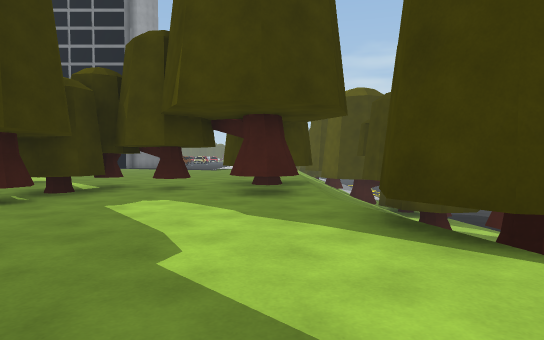
View 1 (above)

24 first-person views from a walk through a scene from a Unity 3-D project. The camera is 1.2 m above the floor, tilts 2° down and sees 75° across. The floor is counted in squares, 2 m on a side. Each view is taken from the middle of a square. On the plan, view 1 faces up. The plan holds only what a view shows up to about 10 squares ahead; the rest is blank. The place goes on beyond the plan. Surface patterns are stand-ins for the level's own textures.

View 2
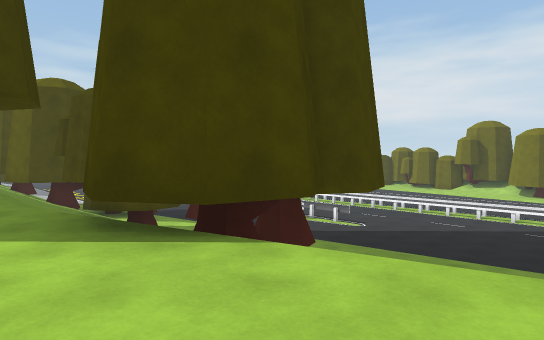

View 3
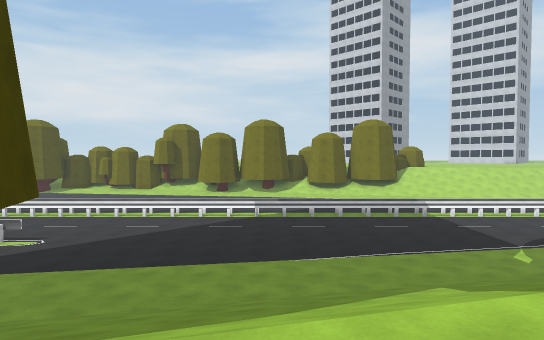

View 4
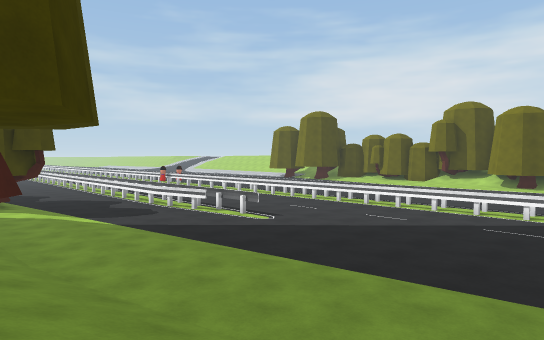

View 5
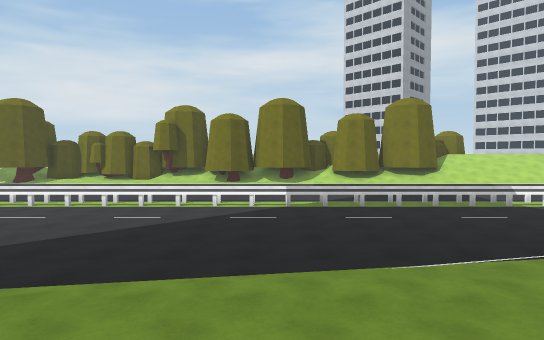

View 6
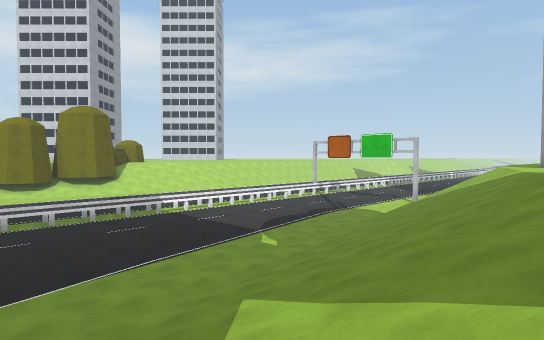

View 7
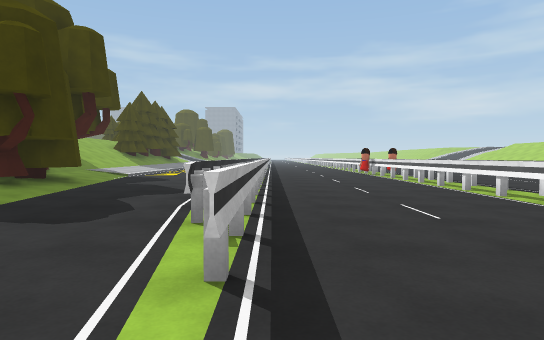

View 8
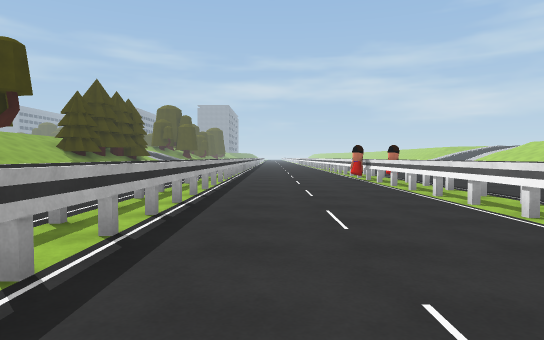

View 9
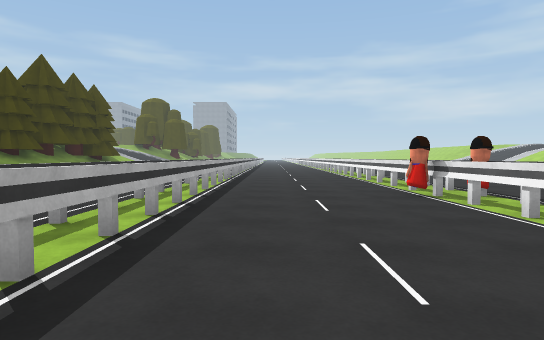

View 10
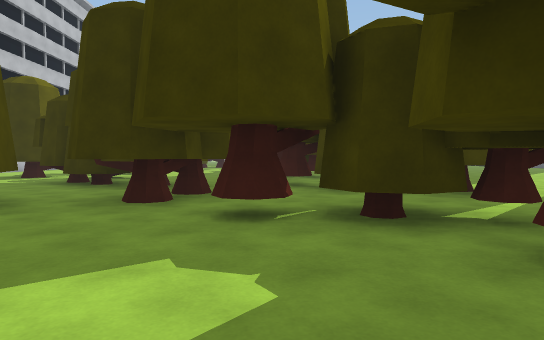

View 11
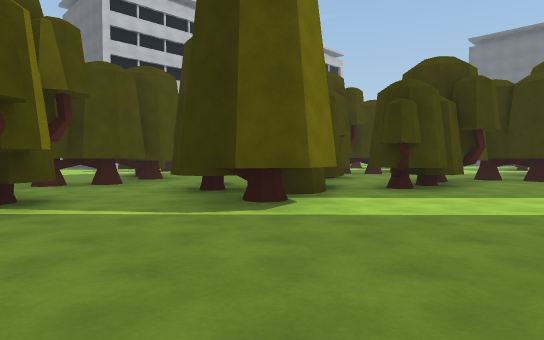

View 12
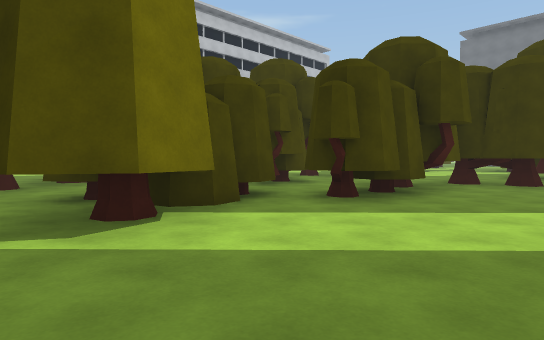

View 13
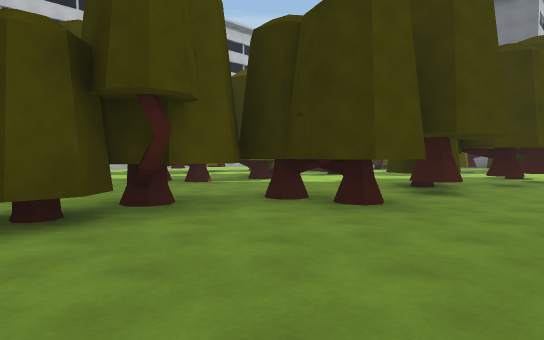

View 14
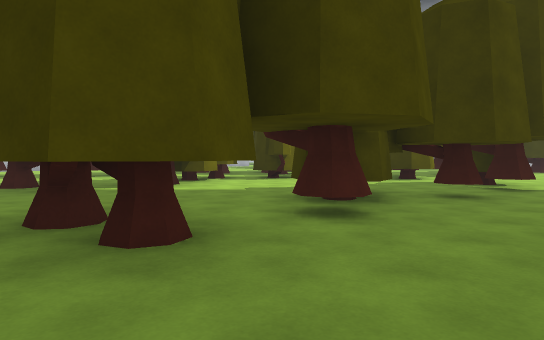

View 15
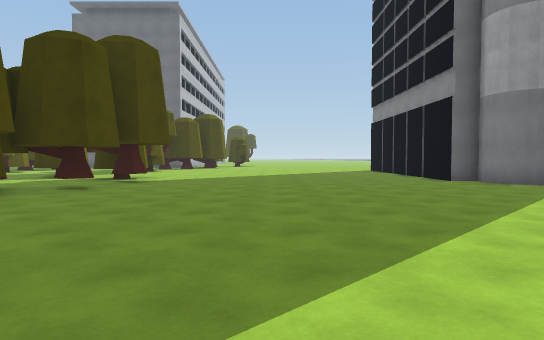

View 16
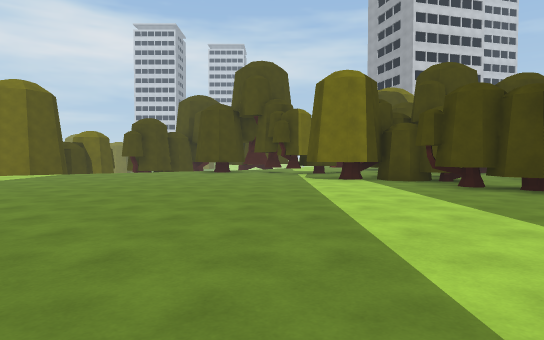

View 17
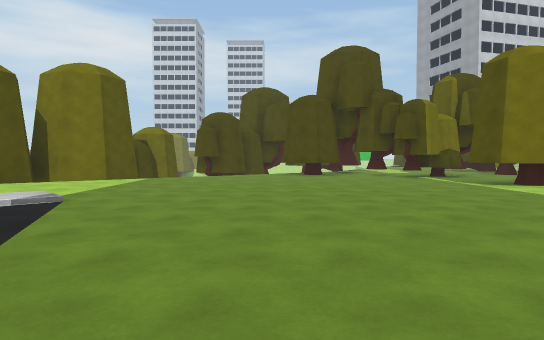

View 18
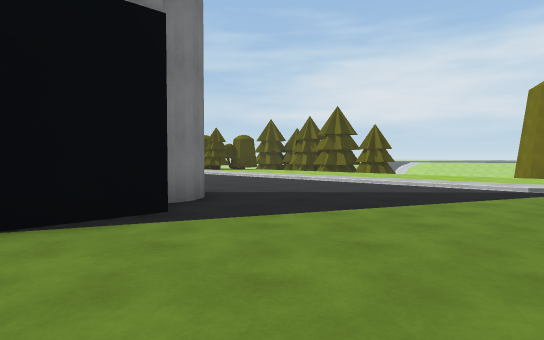

View 19
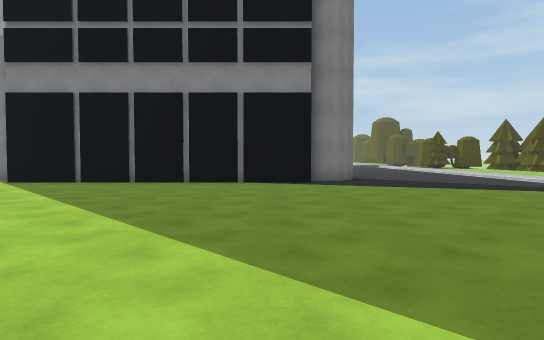

View 20
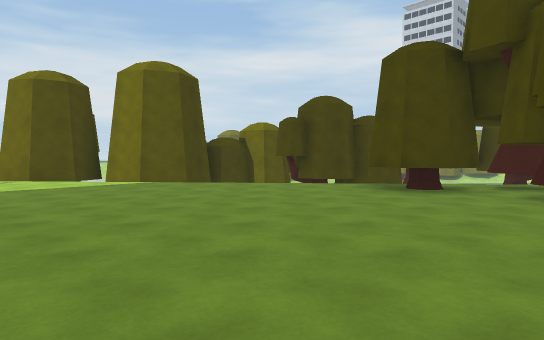

View 21
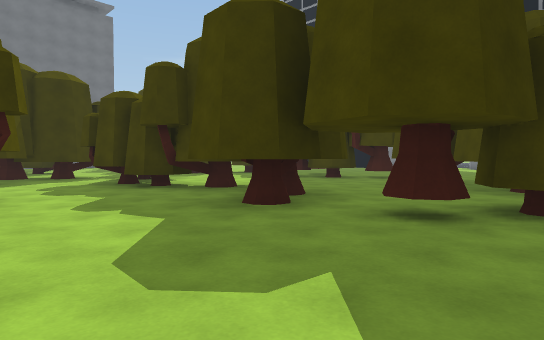

View 22
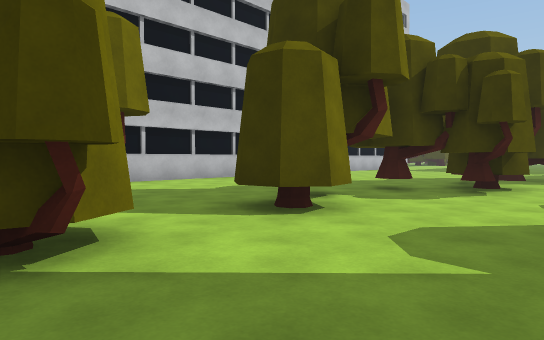

View 23
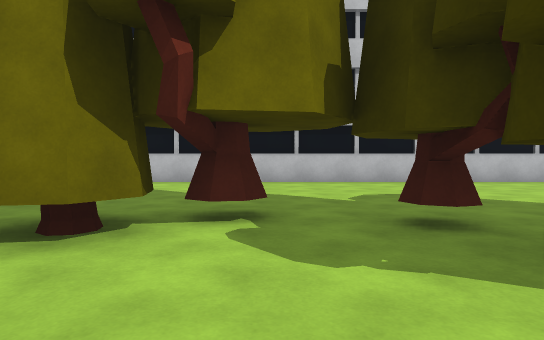

View 24
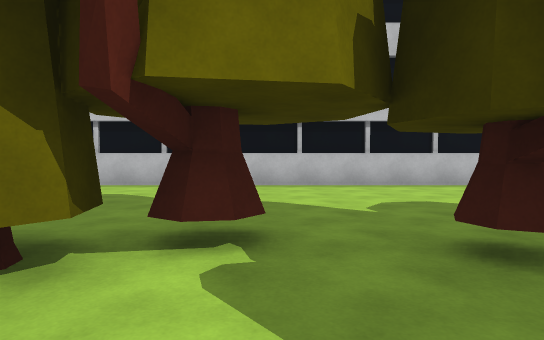

### Floor plan
Key: @ floor where view 1 was taken; # wall or solid block; . main floor; : floor 0.25 m higher than the main floor; - floor 2.75 m lower than the main floor; _ floor 3 m lower than the main floor; / step, stairs or slope; = window, fence, low wall or low ledge; O other object.
Columns run from 22 left of view 1 to 15 right of it. Each row starts with its distance up from view 1.
 21  ##   ##      ##....::          =___=
 20 ##... .########.....:::        ==___=_
 19 ....................:::/       ==___=_
 18 ....................:::/O      ==__OO_
 17 ....................:::/#O     ==___#_
 16 ......................./O#     #=___=_
 15 .......................//#//__ O=___=_
 14 ......................./## /___O=___=_
 13 .......................//# OO__O=___=_
 12 .O.....................//  O___O=___=_
 11 OO.O#.O.O............../// OO__O=___=_
 10 O..#OO.OOOO............//O //__O=___=
  9 O......OOOOOOO.OO.....O//OO-/__O=___
  8 .........OOOO#OOO..O.OOO/#O--___=___=
  7   .........#OO O..#OOOO// O--___=___=
  6   O..OOO..OOOOOOO.OO#.#/  ##-/______=
  5 O OOOOOOOOO.O O...O..../   ///______=
  4 O.OO#O.OO... ...OO......OOO/--______=
  3 O.............OOOOO....##OO/_-______=_
  2 OO............OO..#.....O///________=_
  1 OO.OOO......OOO..#   ...////________=_
  0  O.O.#O.OO.#OOO..     @..////_______=
 -1   ...##OO......         .////_______=
 -2    .......O O.           ////_______=
 -3   .........              ////_______=
 -4   .........              .////______=
 -5  ..........               ////______=
 -6 ############              ////____ _=
 -7                           ////____
 -8                           .////_

Where each view was taken, in squares from view 1:
view 1: 0 up, 0 right, facing up
view 2: 0 up, 0 right, facing up-right
view 3: 0 up, 1 right, facing right
view 4: 0 up, 4 right, facing up-right
view 5: 1 up, 4 right, facing right
view 6: 0 up, 3 right, facing down-right
view 7: 5 up, 10 right, facing up
view 8: 8 up, 11 right, facing up
view 9: 12 up, 11 right, facing up
view 10: 5 up, 0 right, facing left
view 11: 12 up, 3 left, facing down-left
view 12: 12 up, 5 left, facing down-left
view 13: 13 up, 10 left, facing down-left
view 14: 13 up, 13 left, facing down-left
view 15: 15 up, 12 left, facing left
view 16: 17 up, 12 left, facing down-right
view 17: 18 up, 8 left, facing down-right
view 18: 16 up, 10 left, facing up-right
view 19: 11 up, 9 left, facing up
view 20: 11 up, 7 left, facing right
view 21: 1 up, 11 left, facing up-left
view 22: 3 up, 10 left, facing down-left
view 23: 3 up, 15 left, facing down
view 24: 2 up, 15 left, facing down
